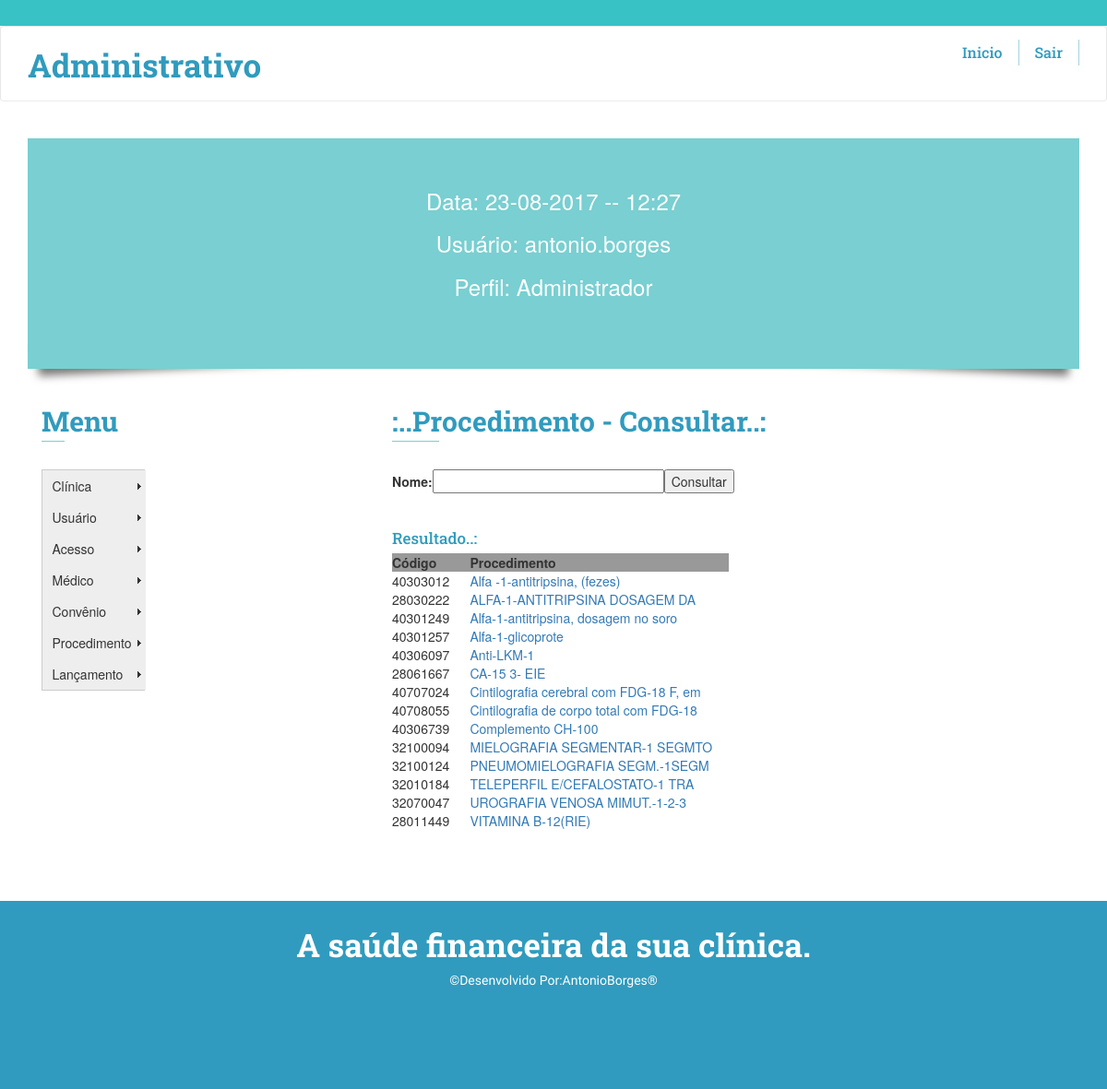
The page /administrativo/Adm_Proc02.php (signed in) on the database its author committed.
### tables this page shows
CREATE TABLE IF NOT EXISTS `acesso` (
  `id_ace` int(11) NOT NULL AUTO_INCREMENT,
  `usu_data` date NOT NULL,
  `usu_id` int(5) NOT NULL,
  `login` varchar(20) NOT NULL,
  `senha` varchar(20) NOT NULL,
  `perfil_id` int(2) NOT NULL,
  `situacao_ace` int(2) NOT NULL,
  `cadastrador_ace` varchar(40) NOT NULL,
  PRIMARY KEY (`id_ace`),
  UNIQUE KEY `login` (`login`),
  KEY `usu_id` (`usu_id`),
  KEY `perfil_id` (`perfil_id`),
  KEY `situacao_ace` (`situacao_ace`)
);

CREATE TABLE IF NOT EXISTS `perfil` (
  `id_pf` int(11) NOT NULL AUTO_INCREMENT,
  `nome_pf` varchar(40) NOT NULL,
  PRIMARY KEY (`id_pf`)
);

CREATE TABLE IF NOT EXISTS `procedimentos` (
  `id_proc` int(11) NOT NULL AUTO_INCREMENT,
  `cod_proc` varchar(20) NOT NULL,
  `nome_proc` varchar(255) NOT NULL,
  `situacao_proc` int(2) NOT NULL,
  `cadastrador_proc` varchar(40) NOT NULL,
  PRIMARY KEY (`id_proc`)
);

### administrativo/Adm_Proc02.php (the view, shortened to what this page needs)
<?php require_once('../Connections/rec01.php'); ?>
<?php
$logoutAction = $_SERVER['PHP_SELF']."?doLogout=true";
?>
<?php
if (!function_exists("GetSQLValueString")) {
function GetSQLValueString($theValue, $theType, $theDefinedValue = "", $theNotDefinedValue = "")
{
  $theValue = function_exists("mysql_real_escape_string") ? mysql_real_escape_string($theValue) : mysql_escape_string($theValue);
  switch ($theType) {
    case "text":
      $theValue = ($theValue != "") ? "'" . $theValue . "'" : "NULL";
      break;
  }
  return $theValue;
}
}
$colname_cs_procedimento = "-1";
$query_cs_procedimento = sprintf("SELECT DISTINCT cod_proc, id_proc, nome_proc, situacao_proc FROM procedimentos WHERE nome_proc LIKE %s AND situacao_proc=1 ORDER BY nome_proc ASC", GetSQLValueString("%" . $colname_cs_procedimento . "%", "text"));
$cs_procedimento = mysql_query($query_cs_procedimento, $rec01) or die(mysql_error());
$row_cs_procedimento = mysql_fetch_assoc($cs_procedimento);
$totalRows_cs_procedimento = mysql_num_rows($cs_procedimento);
?>
<!doctype html>
<html>
<link href="../SpryAssets/SpryValidationTextField.css" rel="stylesheet" type="text/css">
	<body>
		<div class="header" id="home">
			<div class="header-top">
			</div>
			<div class="header_nav" id="home">
<nav class="navbar navbar-default chn-gd">
					<div class="container">
					<div class="navbar-header">
					<a class="navbar-brand logo-st" href="#">Administrativo</a>
					</div>
					<div class="collapse navbar-collapse" id="bs-example-navbar-collapse-1">
					<ul class="nav navbar-nav navbar-right">
						<li>
						<a href="./principal_Adm01.php">Inicio</a>
						</li>
						<li>
						<a href="<?php echo $logoutAction ?>">Sair</a>
						</li>
					</ul>
					</div>
				  </div>
				</nav>
            </div>
		</div>
			<?php include('../restrito/identifica01.php');?>
			<?php include('../restrito/Menu_lateral.php');?>
                        <div class="col-md-8 ser-fet">
						<h3>:..Procedimento - Consultar..:</h3>
						<span class="line"></span>
						<div class="features">
							<div class="col-md-6 fet-pad">
								<div class="div-margin">
									<div>
                                    <form name="form1" method="post" action="">
                                       <table width="100%" border="0" cellspacing="10" cellpadding="10">
                                         <tr>
                                           <th width="14%" align="left" scope="row">Nome:</th>
                                           <td width="42%"><span id="sprytextfield1">
                                             <input name="procedimento" type="text" id="procedimento" size="30" maxlength="255">
                                           <span class="textfieldRequiredMsg">Obrigartorio.</span></span></td>
                                           <td width="44%"><input type="submit" name="Consultar" id="Consultar" value="Consultar"></td>
                                         </tr>
                                       </table>
                                      </form>
                                      <br>
                                      <br>
                                     <h4>Resultado..:</h4>
                                        <?php
                                         $res=$totalRows_cs_procedimento;
                                            if($res>0)
											{?>
									    <table width="100%" border="0" cellpadding="10" cellspacing="10">
                                       <tr>
                                         <td width="182" bgcolor="#999999"><strong>Código</strong></td>
                                         <td width="828" bgcolor="#999999"><strong>Procedimento</strong></td>
                                       </tr>
                                       <?php do { ?>
                                         <tr>
                                           <td><?php echo $row_cs_procedimento['cod_proc']; ?></td>
                                           <td><a href="Adm_Proc03.php?id_proc=<?php echo $row_cs_procedimento['id_proc']; ?>">
										   <?php echo $row_cs_procedimento['nome_proc']; ?></a></td>
                                         </tr>
                                         <?php } while ($row_cs_procedimento = mysql_fetch_assoc($cs_procedimento)); ?>
                                     </table>
                                     	<?php } else {
										          echo "Não foi encontrado nenhum registro.";
										 }
									     ?>
                                  </div>
                              </div>
                          </div>
                          </div>
</div>
</body>
</html>

### restrito/identifica01.php (shortened to what this page needs)
<?php require_once('../Connections/rec01.php'); ?>
<?php
$usuario=$_SESSION['MM_Username'];
$query_cs_usuario = "SELECT id_ace, usu_data, usu_id, login, senha, perfil_id, situacao_ace, cadastrador_ace, id_pf, nome_pf FROM acesso, perfil WHERE perfil_id=id_pf AND login='$usuario'";
$cs_usuario = mysql_query($query_cs_usuario, $rec01) or die(mysql_error());
$row_cs_usuario = mysql_fetch_assoc($cs_usuario);
?>
<html>
	<body>
			<div class="container">
				<ul class="box-shadow effect2">
					<li>
                    	<h3><font color="white" size="+2"><?php  date_default_timezone_set('America/Sao_Paulo');
																	$date = date('d-m-Y -- H:i');
																	echo "Data:&nbsp;".$date;
														            ?></font></h3><br>
						<h3><font color="white" size="+2"><?php  echo "Usuário:&nbsp".$_SESSION['MM_Username'];?></font></h3><br>
                        <h3><font color="white" size="+2"><?php  echo "Perfil:&nbsp".$perfil=$row_cs_usuario['nome_pf'];?></font></h3><br>
					</li>
				</ul>
			</div>
	</body>
</html>

### restrito/Menu_lateral.php (shortened to what this page needs)
<!doctype html>
<html>
	<head>
			<link href="../css/owl.carousel.css" rel="stylesheet">
			<link href="../css/bootstrap.min.css" rel="stylesheet" type="text/css">
			<link href="../css/style.css" rel="stylesheet" type="text/css"/>
    		<link href="../SpryAssets/SpryMenuBarVertical.css" rel="stylesheet" type="text/css">
</head>
	<body>
		<div class="content">
			<div class="service_features" id="features">
				<div class="container">
					<div class="col-md-4 ser-fet">
						<h3>Menu</h3>
						<span class="line"></span>
						<div class="services">
							<div class="menu-grid">
							  <ul id="MenuBar1" class="MenuBarVertical">
                                <li><a href="#" class="MenuBarItemSubmenu">Cl&iacute;nica</a>
                                </li>
                                <li><a href="#" class="MenuBarItemSubmenu">Usu&aacute;rio</a>
                                </li>
                                <li><a href="#" class="MenuBarItemSubmenu">Acesso</a>
                                </li>
                                <li><a href="#" class="MenuBarItemSubmenu">M&eacute;dico</a>
                                </li>
                                <li><a href="#" class="MenuBarItemSubmenu">Conv&ecirc;nio</a>
                                </li>
                                <li><a href="#" class="MenuBarItemSubmenu">Procedimento</a>
                                </li>
                                <li><a href="#" class="MenuBarItemSubmenu">Lan&ccedil;amento</a>
                                </li>
							  </ul>
						</div>
						</div>
					</div>
	</body>
</html>

### css/style.css (style rules this page uses)
h4, h5, h6, h1, h2, h3 { margin: 0; }
ul, ol, li { margin: 0; }
p { margin: 0; }
body { margin:0; padding:0; }
.header-top { background:#38c2c5; padding: 1em 0em; }
.navbar-header a.navbar-brand.logo-st,.navbar-header a.navbar-brand.logo-st:hover { font-family: 'Roboto Slab', serif; font-weight:700; font-size: 35px; text-decoration:none; color:#309BBE; margin-top: 2px; }
nav.navbar.navbar-default.chn-gd { background-color: #fff; border-bottom: 1px solid #EBEBEB; padding: 1em 0em; margin: 0; }
.navbar-default .navbar-nav>li { border-right:1px solid rgba(48, 155, 190, 0.44); padding: 0px 5px 0px; }
.navbar-default .navbar-nav>li>a:focus,.navbar-default .navbar-nav>li>a { padding: 4px 12px; color: #309BBE !important; font-family: 'Roboto Slab', serif; font-weight: 500; font-size: 16px; }
ul.box-shadow li { text-align:center; position:relative; top:55px; }
ul.box-shadow { width:100%; height:250px; background:#79CFD1; margin:40px auto; }
.effect2 { position: relative; }
.effect2:before, .effect2:after { z-index: -1; position: absolute; content: ""; bottom: 15px; left: 10px; width: 50%; top: 80%; max-width:300px; background: #777; -webkit-box-shadow: 0 15px 10px #777; -moz-box-shadow: 0 15px 10px #777; box-shadow: 0 15px 10px #777; -webkit-transform: rotate(-3deg); -moz-transform: rotate(-3deg); -o-transform: rotate(-3deg); -ms-transform: rotate(-3deg); transform: rotate(-3deg); }
.effect2:after { -webkit-transform: rotate(3deg); -moz-transform: rotate(3deg); -o-transform: rotate(3deg); -ms-transform: rotate(3deg); transform: rotate(3deg); right: 10px; left: auto; }
.service_features { padding: 0em 0em 3em; }
.ser-fet h3 { color: #309BBE; font-weight: 700; font-family: 'Roboto Slab', serif; margin-bottom: 5px; font-size: 30px; }
span.line { height: 1px; background-color: #79CFD1; display: block; width: 7%; }
.menu-grid { margin-top:30px; }
ul { padding: 0; list-style: none; }
.features { margin-top: 30px; }
.fet-pad { padding:0px 0px 0px 0px; }
.div-margin { padding-bottom: 35px; }
.div-margin h4 { font-weight: 500; font-size:17px; font-family: 'Roboto Slab', serif; color:#309BBE; margin-bottom: 6px; }
.footer { background:#309BBE; padding:2em 0em; }
.footer-text { text-align:center; }
.footer-text h3 a,.footer-text h3 a:hover { font-family: 'Roboto Slab', serif; font-weight: 700; font-size: 35px; text-decoration: none; color: #fff; margin-bottom: 10px; }
.footer-text p { margin-top: 10px; color: #fff; font-family: 'Monda', sans-serif; font-size: 14px; font-weight: 100; }

### SpryAssets/SpryMenuBarVertical.css (style rules this page uses)
ul.MenuBarVertical { margin: 0; padding: 0; list-style-type: none; font-size: 100%; cursor: default; width: 8em; }
ul.MenuBarVertical li { margin: 0; padding: 0; list-style-type: none; font-size: 100%; position: relative; text-align: left; cursor: pointer; width: 8em; }
ul.MenuBarVertical { border: 1px solid #CCC; }
ul.MenuBarVertical a { display: block; cursor: pointer; background-color: #EEE; padding: 0.5em 0.75em; color: #333; text-decoration: none; }
ul.MenuBarVertical a.MenuBarItemSubmenu { background-image: url(SpryMenuBarRight.gif); background-repeat: no-repeat; background-position: 95% 50%; }

### rows shown on the page
acesso: perfil.nome_pf "Administrador"
procedimentos: cod_proc "28030222", nome_proc "ALFA-1-ANTITRIPSINA DOSAGEM DA"
procedimentos: cod_proc "28061667", nome_proc "CA-15 3- EIE"
procedimentos: cod_proc "32100094", nome_proc "MIELOGRAFIA SEGMENTAR-1 SEGMTO"
procedimentos: cod_proc "32100124", nome_proc "PNEUMOMIELOGRAFIA SEGM.-1SEGM"
procedimentos: cod_proc "32010184", nome_proc "TELEPERFIL E/CEFALOSTATO-1 TRA"
procedimentos: cod_proc "32070047", nome_proc "UROGRAFIA VENOSA MIMUT.-1-2-3"
procedimentos: cod_proc "28011449", nome_proc "VITAMINA B-12(RIE)"

### other values the page prints
$date "23-08-2017 -- 12:27"
$_SESSION['MM_Username'] "antonio.borges"
$row_cs_procedimento['cod_proc'] "40303012"
$row_cs_procedimento['nome_proc'] "Alfa -1-antitripsina, (fezes)"
$row_cs_procedimento['cod_proc'] "40301249"
$row_cs_procedimento['nome_proc'] "Alfa-1-antitripsina, dosagem no soro"
$row_cs_procedimento['cod_proc'] "40301257"
$row_cs_procedimento['nome_proc'] "Alfa-1-glicoprote"
$row_cs_procedimento['cod_proc'] "40306097"
$row_cs_procedimento['nome_proc'] "Anti-LKM-1"
$row_cs_procedimento['cod_proc'] "40707024"
$row_cs_procedimento['nome_proc'] "Cintilografia cerebral com FDG-18 F, em"
$row_cs_procedimento['cod_proc'] "40708055"
$row_cs_procedimento['nome_proc'] "Cintilografia de corpo total com FDG-18"
$row_cs_procedimento['cod_proc'] "40306739"
